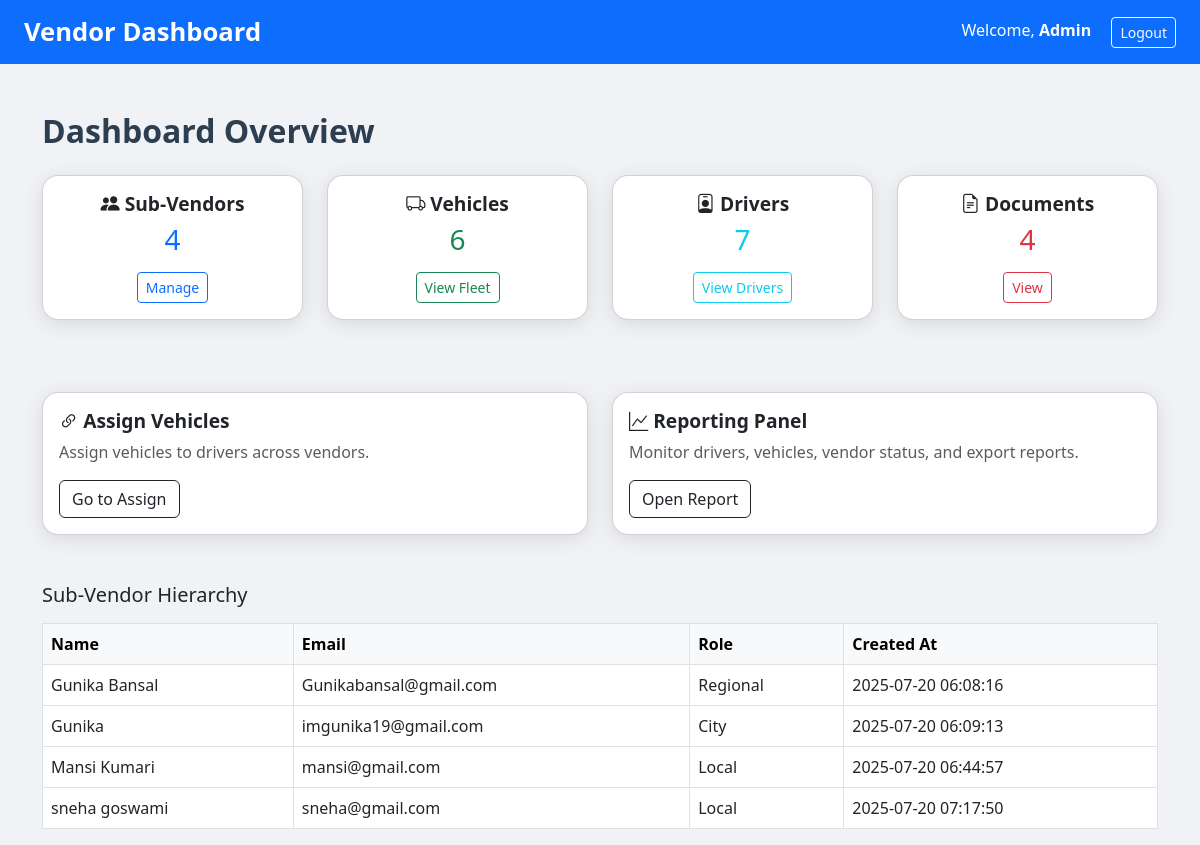
The app's page /dashboard.php (signed in) with its own data.
### tables this page shows
CREATE TABLE `users` (
  `id` int(11) NOT NULL,
  `name` varchar(100) NOT NULL,
  `email` varchar(100) NOT NULL,
  `password` varchar(255) NOT NULL,
  `type` enum('super_vendor','sub_vendor') NOT NULL,
  `role` enum('super','regional','city','local') NOT NULL,
  `vendor_id` int(11) DEFAULT NULL,
  `created_at` timestamp NOT NULL DEFAULT current_timestamp(),
  `status` enum('active','inactive') DEFAULT 'active',
  `last_login` datetime DEFAULT NULL
);

### public/dashboard.php (the view, shortened to what this page needs)
<?php
require_once '../config/db.php';
$user_id = $_SESSION['user_id'] ?? null;
$role = $_SESSION['role'] ?? 'local';
$type = $_SESSION['type'] ?? 'sub_vendor';
$stmt = $pdo->prepare("SELECT name FROM users WHERE id = ? LIMIT 1");
$stmt->execute([$user_id]);
$user = $stmt->fetch();
$vendorName = $user['name'] ?? 'Vendor';
$permissions = [];
if ($type === 'super_vendor') {
    $countVendors = $pdo->query("SELECT COUNT(*) FROM users WHERE type = 'sub_vendor'")->fetchColumn();
    $countVehicles = $pdo->query("SELECT COUNT(*) FROM vehicles")->fetchColumn();
    $countDrivers = $pdo->query("SELECT COUNT(*) FROM drivers")->fetchColumn();
    $stmtCountDocs = $pdo->query("SELECT COUNT(*) FROM drivers as d inner join driver_docs as dd on dd.driver_id = d.id");
    $countDocs = $stmtCountDocs->fetchColumn();
    $stmt = $pdo->prepare("SELECT name, email, role, created_at FROM users WHERE type = 'sub_vendor'");
    $stmt->execute();
    $subVendors = $stmt->fetchAll();
    $permissions = [
        'can_add_vehicle' => 1,
        'can_assign_vehicle' => 1,
        'can_add_driver' => 1,
        'can_upload_docs' => 1
    ];
}
?>
<!DOCTYPE html>
<html>
<head>
    <link href="https://cdn.jsdelivr.net/npm/bootstrap@5.3.0/dist/css/bootstrap.min.css" rel="stylesheet">
    <link rel="stylesheet" href="https://cdn.jsdelivr.net/npm/bootstrap-icons@1.10.5/font/bootstrap-icons.css">
</head>
<body>
<nav class="navbar navbar-expand-lg navbar-dark bg-primary px-4">
    <a class="navbar-brand" href="#">Vendor Dashboard</a>
    <div class="ms-auto">
        <span class="text-white me-3">Welcome, <strong><?= htmlspecialchars($vendorName) ?></strong></span>
        <a href="../auth/logout.php" class="btn btn-outline-light btn-sm">Logout</a>
    </div>
</nav>
<div class="container mt-5">
    <h2 class="dashboard-header mb-4">Dashboard Overview</h2>
    <div class="row g-4">
        <?php if ($role !== 'local'): ?>
            <div class="col-md-3">
                <div class="card card-box text-center bg-white">
                    <div class="card-body">
                        <h5 class="card-title"><i class="bi bi-people-fill"></i> Sub-Vendors</h5>
                        <h3 class="text-primary"><?= $countVendors ?></h3>
                        <a href="../vendors/manage_vendors.php" class="btn btn-sm btn-outline-primary mt-2">Manage</a>
                    </div>
                </div>
            </div>
        <?php endif; ?>
        <div class="col-md-3">
            <div class="card card-box text-center bg-white">
                <div class="card-body">
                    <h5 class="card-title"><i class="bi bi-truck"></i> Vehicles</h5>
                    <h3 class="text-success"><?= $countVehicles ?></h3>
                    <a href="../fleet/vehicle_list.php" class="btn btn-sm btn-outline-success mt-2">View Fleet</a>
                </div>
            </div>
        </div>
        <div class="col-md-3">
            <div class="card card-box text-center bg-white">
                <div class="card-body">
                    <h5 class="card-title"><i class="bi bi-person-badge"></i> Drivers</h5>
                    <h3 class="text-info"><?= $countDrivers ?></h3>
                    <a href="../drivers/driver_list.php" class="btn btn-sm btn-outline-info mt-2">View Drivers</a>
                </div>
            </div>
        </div>
        <div class="col-md-3">
            <div class="card card-box text-center bg-white">
                <div class="card-body">
                    <h5 class="card-title"><i class="bi bi-file-earmark-text"></i> Documents</h5>
                    <h3 class="text-danger"><?= $countDocs ?></h3>
                    <a href="../drivers/view_docs.php" class="btn btn-sm btn-outline-danger mt-2">View</a>
                </div>
            </div>
        </div>
    </div>
    <?php if ($permissions['can_assign_vehicle'] == 1): ?>
        <div class="row mt-5 g-4">
            <div class="col-md-6">
                <div class="card card-box">
                    <div class="card-body">
                        <h5 class="card-title"><i class="bi bi-link-45deg"></i> Assign Vehicles</h5>
                        <p class="text-muted">Assign vehicles to drivers across vendors.</p>
                        <a href="../super_admin/assign_vehicles.php" class="btn btn-outline-dark">Go to Assign</a>
                    </div>
                </div>
            </div>
    <?php endif; ?>
    <?php if ($type ==='super_vendor'): ?>
            <div class="col-md-6">
                <div class="card card-box">
                    <div class="card-body">
                        <h5 class="card-title"><i class="bi bi-graph-up"></i> Reporting Panel</h5>
                        <p class="text-muted">Monitor drivers, vehicles, vendor status, and export reports.</p>
                        <a href="../super_admin/reporting_panel.php" class="btn btn-outline-dark">Open Report</a>
                    </div>
                </div>
            </div>
        </div>
        <div class="mt-5">
            <h5 class="mb-3">Sub-Vendor Hierarchy</h5>
            <div class="table-responsive">
                <table class="table table-bordered bg-white">
                    <thead class="table-light">
                        <tr>
                            <th>Name</th>
                            <th>Email</th>
                            <th>Role</th>
                            <th>Created At</th>
                        </tr>
                    </thead>
                    <tbody>
                        <?php if (empty($subVendors)): ?>
                            <tr><td colspan="4" class="text-center text-muted">No sub-vendors found.</td></tr>
                        <?php else: ?>
                            <?php foreach ($subVendors as $v): ?>
                                <tr>
                                  <td><?= htmlspecialchars($v['name']) ?></td>
                                    <td><?= htmlspecialchars($v['email']) ?></td>
                                    <td><?= ucfirst($v['role']) ?></td>
                                    <td><?= $v['created_at'] ?></td>
                                </tr>
                            <?php endforeach; ?>
                        <?php endif; ?>
                    </tbody>
                </table>
            </div>
        </div>
    <?php endif; ?>
</div>
</body>
</html>

### public/dashboard.php (style rules this page uses)
body { background-color: #f0f2f5; }
.card-box { border-radius: 1rem; box-shadow: 0 4px 20px rgba(0, 0, 0, 0.1); transition: all 0.3s ease-in-out; }
.navbar-brand { font-weight: 600; font-size: 1.6rem; }
.card-title { font-size: 1.2rem; font-weight: 600; }
.dashboard-header { font-size: 2rem; font-weight: 700; color: #2c3e50; }
.btn-outline-dark { font-weight: 500; }
table th, table td { vertical-align: middle !important; }

### records on screen
users: name "Admin"
users: name "Gunika Bansal", email "Gunikabansal@gmail.com", role "Regional", created_at "2025-07-20 06:08:16"
users: name "Gunika", email "imgunika19@gmail.com", role "City", created_at "2025-07-20 06:09:13"
users: name "Mansi Kumari", email "mansi@gmail.com", role "Local", created_at "2025-07-20 06:44:57"
users: name "sneha goswami", email "sneha@gmail.com", role "Local", created_at "2025-07-20 07:17:50"

### other values on screen
$countVendors "4"
$countVehicles "6"
$countDrivers "7"
$countDocs "4"
